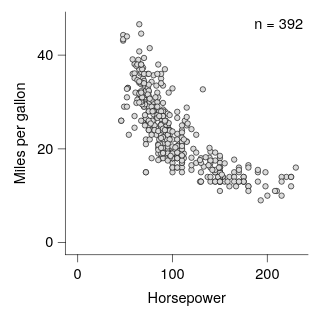

Vega-Lite specification stored for this chart:
### Vega-Lite specification from a JSON file in a GitHub repository (floating-point values rounded to 4 significant figures; data arrays with more than 128 entries replaced by an {"elided": "..."} marker saying what was removed)
{"background": null, "config": {"arc": {"fill": "#DBDBDB", "fillOpacity": 1.0, "innerRadius": 25.0, "padAngle": 0.03, "stroke": "black", "strokeOpacity": 1, "strokeWidth": 0.25}, "area": {"fill": "#DBDBDB", "fillOpacity": 1.0, "stroke": "black", "strokeOpacity": 1, "strokeWidth": 0.25}, "axis": {"domain": true, "domainCap": "round", "domainColor": "black", "domainWidth": 0.25, "grid": false, "gridCap": "round", "gridColor": "#F1F1F1", "gridDash": [0, 0], "gridOpacity": 1.0, "gridWidth": 0.25, "labelColor": "black", "labelFont": "Helvetica Neue, HelveticaNeue, Helvetica, Arial, sans-serif", "labelFontSize": 6, "labelFontStyle": "normal", "labelFontWeight": 400, "offset": 0, "ticks": true, "tickCap": "round", "tickColor": "black", "tickRound": false, "tickSize": 3.0, "tickWidth": 0.25, "titleColor": "black", "titleFont": "Helvetica Neue, HelveticaNeue, Helvetica, Arial, sans-serif", "titleFontSize": 6, "titleFontStyle": "normal", "titleFontWeight": 400}, "axisX": {"domain": true, "labelAlign": "center", "labelAngle": 0, "labels": true, "ticks": true, "translate": 0}, "axisY": {"domain": true, "labelAlign": "right", "labelAngle": 0, "labels": true, "ticks": true, "translate": 0}, "axisRight": {"domain": true, "labelAlign": "left", "labelAngle": 0, "labels": true, "ticks": true, "translate": 0}, "axisTop": {"domain": true, "labelAlign": "center", "labelAngle": 0, "labels": true, "ticks": true, "translate": 0}, "axisBand": {"tickOffset": 0}, "bar": {"fill": "#DBDBDB", "fillOpacity": 1.0, "stroke": "black", "strokeOpacity": 1, "strokeWidth": 0.25}, "boxplot": {"size": 9.0, "ticks": {"cornerRadius": 0.25, "fill": "black", "opacity": 1, "size": 4.5, "thickness": 0.25}, "box": {"fillOpacity": 1.0, "stroke": "black", "strokeOpacity": 1, "strokeWidth": 0.25}, "median": {"cornerRadius": 0, "fill": "black", "fillOpacity": 1.0, "opacity": 1, "size": 9.0, "thickness": 0.25}, "rule": {"fill": "black", "fillOpacity": 1.0, "size": 10.0, "stroke": "black", "strokeDash": [0, 0], "strokeOpacity": 1, "strokeWidth": 0.25}, "outliers": {"color": "black", "fill": "black", "fillOpacity": 1.0, "size": 0, "stroke": "black", "strokeOpacity": 1, "strokeWidth": 0.25}}, "circle": {"fill": "black", "fillOpacity": 1.0, "size": 1.25, "stroke": null, "strokeOpacity": 1, "strokeWidth": 0.25}, "errorband": {"band": {"fillOpacity": 0.6, "stroke": null, "strokeWidth": 0.25, "strokeOpacity": 1}, "borders": {"opacity": 0, "strokeOpacity": 1, "strokeWidth": 0.25}}, "errorbar": {"opacity": 1, "rule": {"strokeDash": [0, 0], "strokeWidth": 0.25}, "ticks": {"color": "black", "cornerRadius": 0.125, "opacity": 1, "size": 6.0, "thickness": 0.25}, "thickness": 0.25}, "font": "Helvetica Neue, HelveticaNeue, Helvetica, Arial, sans-serif", "geoshape": {"fill": "#DBDBDB", "fillOpacity": 1.0, "stroke": "black", "strokeOpacity": 1, "strokeWidth": 0.25}, "header": {"labelColor": "black", "labelFont": "Helvetica Neue, HelveticaNeue, Helvetica, Arial, sans-serif", "labelFontSize": 6, "labelFontStyle": "normal", "labelFontWeight": 400, "titleColor": "black", "titleFont": "Helvetica Neue, HelveticaNeue, Helvetica, Arial, sans-serif", "titleFontSize": 6, "titleFontStyle": "normal", "titleFontWeight": 400, "titlePadding": 0}, "legend": {"disable": false, "offset": 4.5, "titlePadding": 4, "labelOffset": 2, "gradientLabelOffset": 2, "columnPadding": 4, "rowPadding": 2, "gradientThickness": 5, "gradientOpacity": 1.0, "gradientStrokeColor": "black", "gradientStrokeWidth": 0.25, "labelColor": "black", "labelFont": "Helvetica Neue, HelveticaNeue, Helvetica, Arial, sans-serif", "labelFontSize": 6, "labelFontStyle": "normal", "labelFontWeight": 400, "strokeColor": "black", "strokeWidth": 0, "symbolSize": 36, "symbolStrokeColor": "black", "symbolStrokeWidth": 0.25, "titleColor": "black", "titleFont": "Helvetica Neue, HelveticaNeue, Helvetica, Arial, sans-serif", "titleFontSize": 6, "titleFontStyle": "normal", "titleFontWeight": 400}, "line": {"color": "black", "stroke": "black", "strokeCap": "butt", "strokeDash": [0, 0], "strokeOpacity": 1, "strokeWidth": 0.5}, "point": {"filled": true, "fill": "#DBDBDB", "fillOpacity": 1.0, "size": 5.0, "stroke": "black", "strokeOpacity": 1, "strokeWidth": 0.25}, "range": {"category": ["#9D9D9D", "#28287D", "#004225", "#47266F", "#00605D", "#DBDBDB", "#7983C1", "#6E927B", "#937FB4", "#699A97"], "diverging": {"scheme": ["#4F4265", "#6A5C82", "#85789D", "#A196B7", "#BDB5CE", "#D8D6DD", "#F6F6F6", "#CED8D7", "#9DBFBD", "#75A3A0", "#518683", "#326967", "#164D4B"]}, "heatmap": {"scheme": ["#440154", "#472270", "#433E82", "#38598C", "#2C728E", "#238A8D", "#24A086", "#39B578", "#5DC862", "#96D646", "#CAE02D", "#FDE724"]}, "ordinal": {"scheme": ["#F1F1F1", "#DBDBDB", "#C6C6C6", "#B2B2B2", "#9D9D9D", "#898989", "#767676", "#636363", "#515151", "#404040", "#2F2F2F", "#1F1F1F"]}, "ramp": {"scheme": ["#440154", "#472270", "#433E82", "#38598C", "#2C728E", "#238A8D", "#24A086", "#39B578", "#5DC862", "#96D646", "#CAE02D", "#FDE724"]}}, "rule": {"color": "black", "stroke": "black", "strokeCap": "round", "strokeDash": [2, 2], "strokeOpacity": 1, "strokeWidth": 0.25}, "scale": {"barBandPaddingInner": 0.1, "rectBandPaddingInner": 0, "tickBandPaddingInner": 0.1, "bandPaddingOuter": 0.1, "bandWithNestedOffsetPaddingInner": 0.2, "bandWithNestedOffsetPaddingOuter": 0.2, "offsetBandPaddingInner": 0, "offsetBandPaddingOuter": 0, "continuousPadding": 5.0, "round": false}, "rect": {"fill": "#DBDBDB", "fillOpacity": 1.0, "stroke": "black", "strokeOpacity": 1, "strokeWidth": 0.25}, "square": {"fill": "#DBDBDB", "fillOpacity": 1.0, "size": 10.0, "stroke": "black", "strokeOpacity": 1, "strokeWidth": 0.25}, "text": {"color": "black", "font": "Helvetica Neue, HelveticaNeue, Helvetica, Arial, sans-serif", "fontSize": 6, "fontStyle": "normal", "fontWeight": 400}, "tick": {"color": "black", "cornerRadius": 0.125, "opacity": 1.0, "size": 9.0, "thickness": 0.25}, "title": {"anchor": "middle", "frame": "group", "color": "black", "font": "Helvetica Neue, HelveticaNeue, Helvetica, Arial, sans-serif", "fontSize": 6, "fontStyle": "normal", "fontWeight": 400, "subtitleColor": "black", "subtitleFont": "Helvetica Neue, HelveticaNeue, Helvetica, Arial, sans-serif", "subtitleFontSize": 6, "subtitleFontStyle": "normal", "subtitleFontWeight": 400}, "trail": {"color": "black", "opacity": 1, "size": 0.5}, "view": {"continuousWidth": 100, "continuousHeight": 100, "discreteWidth": 100, "discreteHeight": 100, "fill": null, "stroke": null, "strokeWidth": 0.25}}, "layer": [{"data": {"name": "data-7285c4e2e195e5a75737a34913199f5f"}, "mark": {"type": "point"}, "encoding": {"x": {"field": "Horsepower", "type": "quantitative", "scale": {"nice": false}}, "y": {"field": "Miles_per_Gallon", "title": "Miles per gallon", "type": "quantitative", "scale": {"nice": false}}}}, {"data": {"values": [{"__dysonsphere__": 1}]}, "mark": {"type": "text", "align": "right", "angle": 0, "baseline": "top", "dx": 0, "dy": 0, "opacity": 1.0}, "encoding": {"text": {"value": "n = 392"}, "x": {"value": 98}, "y": {"value": 2}}}], "$schema": "https://vega.github.io/schema/vega-lite/v6.4.1.json", "datasets": {"data-7285c4e2e195e5a75737a34913199f5f": {"elided": "392 records"}}}
